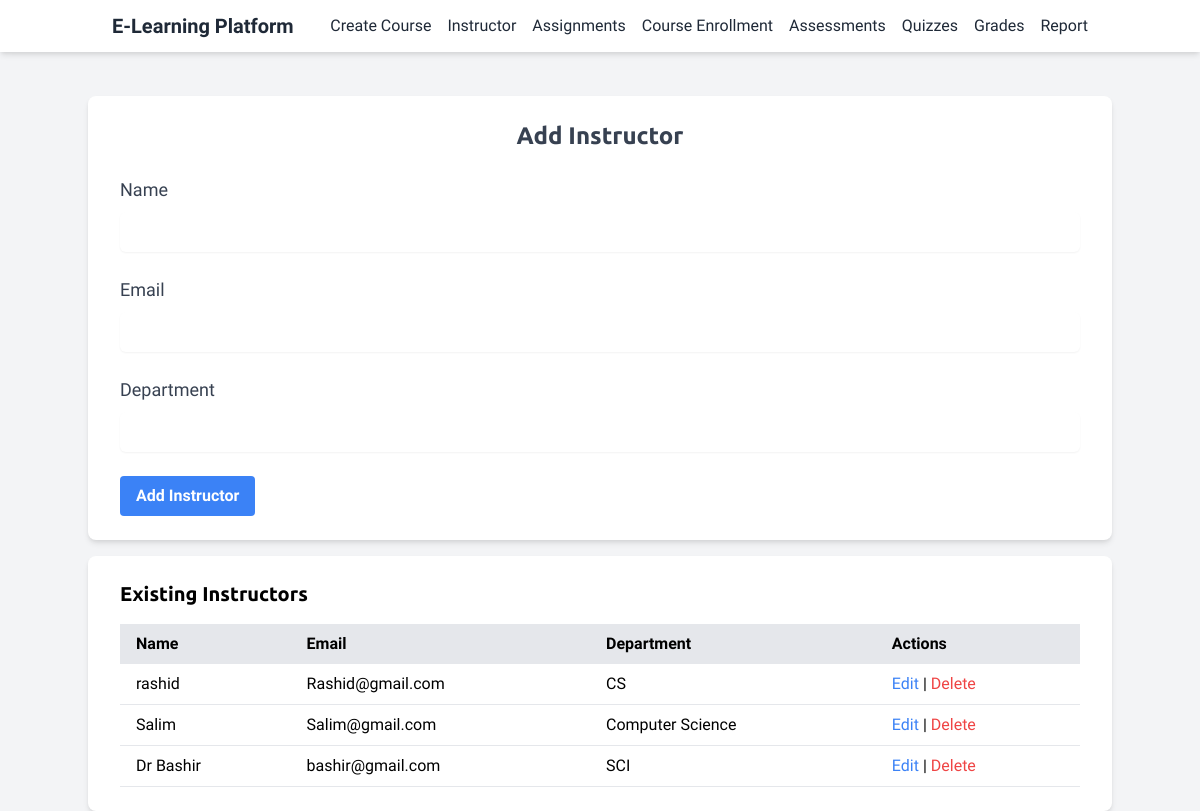
Page /instructor.php on the committed database.
### tables this page shows
CREATE TABLE `instructors` (
  `InstructorID` int(11) NOT NULL,
  `Name` varchar(255) NOT NULL,
  `Email` varchar(255) NOT NULL,
  `Department` varchar(255) DEFAULT NULL
);

### instructor.php (the view, shortened to what this page needs)
<?php
include 'db.php';
$operation = isset($_GET['operation']) ? $_GET['operation'] : '';
$sql = "SELECT InstructorID, Name, Email, Department FROM instructors";
$result = $conn->query($sql);
$editInstructor = [];
?>
<!DOCTYPE html>
<html lang="en">
<head>
    <link href="https://cdn.jsdelivr.net/npm/tailwindcss@2.2.19/dist/tailwind.min.css" rel="stylesheet">
</head>
<body class="bg-gray-100">
    <nav class="bg-white shadow-md fixed top-0 left-0 w-full z-50">
        <div class="container mx-auto px-6 py-3 flex justify-between items-center">
            <a href="index.php" class="text-xl font-bold text-gray-800 hover:text-gray-600">E-Learning Platform</a>
            <div class="flex space-x-4">
                <a href="course_create.php" class="text-gray-800 hover:text-gray-600">Create Course</a>
                <a href="instructor.php" class="text-gray-800 hover:text-gray-600">Instructor</a>
                <a href="assignments.php" class="text-gray-800 hover:text-gray-600">Assignments</a>
                <a href="course_enroll.php" class="text-gray-800 hover:text-gray-600">Course Enrollment</a>
                <a href="manage_assessments.php" class="text-gray-800 hover:text-gray-600">Assessments</a>
                <a href="manage_quizzes.php" class="text-gray-800 hover:text-gray-600">Quizzes</a>
                <a href="grades.php" class="text-gray-800 hover:text-gray-600">Grades</a>
                <a href="report.php" class="text-gray-800 hover:text-gray-600">Report</a>
            </div>
        </div>
    </nav>
    <div class="flex justify-center items-center min-h-screen pt-24">
        <div class="w-full max-w-5xl">
            <div class="bg-white shadow-md rounded-lg px-8 py-6 mb-4">
                <h2 class="text-2xl font-bold text-center text-gray-700 mb-6">
                    <?php echo $operation == 'edit' ? 'Edit Instructor' : 'Add Instructor'; ?>
                </h2>
                <form action="instructor.php<?php echo $operation == 'edit' ? '?operation=update' : ''; ?>" method="post" class="space-y-6">
                    <div>
                        <label class="block text-gray-700 text-lg font-medium mb-2">Name</label>
                        <input type="text" name="name" value="<?php echo htmlspecialchars($operation == 'edit' ? $editInstructor['Name'] : ''); ?>" class="w-full border-gray-300 rounded-md shadow-sm focus:outline-none focus:ring-2 focus:ring-blue-500 p-2" required>
                    </div>
                    <div>
                        <label class="block text-gray-700 text-lg font-medium mb-2">Email</label>
                        <input type="email" name="email" value="<?php echo htmlspecialchars($operation == 'edit' ? $editInstructor['Email'] : ''); ?>" class="w-full border-gray-300 rounded-md shadow-sm focus:outline-none focus:ring-2 focus:ring-blue-500 p-2" required>
                    </div>
                    <div>
                        <label class="block text-gray-700 text-lg font-medium mb-2">Department</label>
                        <input type="text" name="department" value="<?php echo htmlspecialchars($operation == 'edit' ? $editInstructor['Department'] : ''); ?>" class="w-full border-gray-300 rounded-md shadow-sm focus:outline-none focus:ring-2 focus:ring-blue-500 p-2" required>
                    </div>
                    <div>
                        <button type="submit" class="bg-blue-500 text-white font-bold py-2 px-4 rounded hover:bg-blue-600">
                            <?php echo $operation == 'edit' ? 'Update Instructor' : 'Add Instructor'; ?>
                        </button>
                    </div>
                </form>
            </div>
            <div class="bg-white shadow-md rounded-lg px-8 py-6">
                <h3 class="text-xl font-bold mb-4">Existing Instructors</h3>
                <?php if ($result->num_rows > 0): ?>
                    <div class="overflow-x-auto">
                        <table class="table-auto w-full">
                            <thead>
                                <tr class="bg-gray-200">
                                    <th class="px-4 py-2 text-left">Name</th>
                                    <th class="px-4 py-2 text-left">Email</th>
                                    <th class="px-4 py-2 text-left">Department</th>
                                    <th class="px-4 py-2 text-left">Actions</th>
                                </tr>
                            </thead>
                            <tbody>
                                <?php while ($row = $result->fetch_assoc()): ?>
                                    <tr class="border-b">
                                        <td class="px-4 py-2"><?php echo htmlspecialchars($row["Name"]); ?></td>
                                        <td class="px-4 py-2"><?php echo htmlspecialchars($row["Email"]); ?></td>
                                        <td class="px-4 py-2"><?php echo htmlspecialchars($row["Department"]); ?></td>
                                        <td class="px-4 py-2">
                                            <a href="instructor.php?operation=edit&id=<?php echo $row["InstructorID"]; ?>" class="text-blue-500 hover:underline">Edit</a> |
                                            <a href="instructor.php?operation=delete&id=<?php echo $row["InstructorID"]; ?>" class="text-red-500 hover:underline" onclick="return confirm('Are you sure you want to delete this instructor?');">Delete</a>
                                        </td>
                                    </tr>
                                <?php endwhile; ?>
                            </tbody>
                        </table>
                    </div>
                <?php else: ?>
                    <p class="text-gray-600">No instructors found.</p>
                <?php endif; ?>
            </div>
        </div>
    </div>
</body>
</html>

### instructor.php (style rules this page uses)
body { font-family: 'Saira', sans-serif; }
h1, h2, h3 { font-family: 'Ubuntu', sans-serif; }

### rows in the picture
instructors: Name "rashid", Email "Rashid@gmail.com", Department "CS"
instructors: Name "Salim", Email "Salim@gmail.com", Department "Computer Science"
instructors: Name "Dr Bashir", Email "bashir@gmail.com", Department "SCI"
